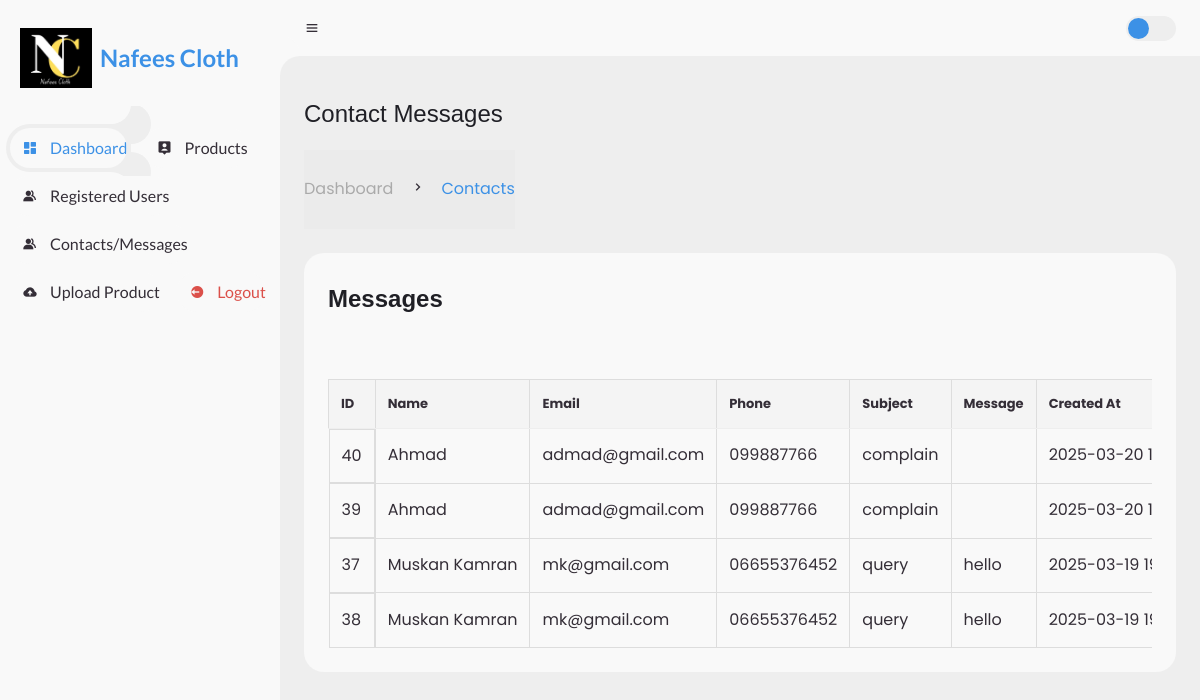
The page /nafees_cloth/admin/contact_details.php (signed in) on the database its author committed.
### tables this page shows
CREATE TABLE `contacts` (
  `id` int(11) NOT NULL,
  `name` varchar(255) NOT NULL,
  `email` varchar(255) NOT NULL,
  `phone` varchar(20) DEFAULT NULL,
  `subject` varchar(255) DEFAULT NULL,
  `message` text NOT NULL,
  `created_at` timestamp NOT NULL DEFAULT current_timestamp()
);

### nafees_cloth/admin/contact_details.php (the view, shortened to what this page needs)
<!DOCTYPE html>
<html lang="en">
<head>
	<link href='https://unpkg.com/boxicons@2.0.9/css/boxicons.min.css' rel='stylesheet'>
	<link rel="stylesheet" href="style.css">
	<link rel="stylesheet" href="css/home.css">
</head>
<body>
	<?php
	include("sidebar.php")
	?>
	<section id="content">
		<nav>
			<i class='bx bx-menu'></i>
			<form action="#">
				<div class="form-input">
				</div>
			</form>
			<label for="switch-mode" class="switch-mode"></label>
		</nav>
		<main>
			<div class="head-title">
				<div class="left">
					<h2>Contact Messages</h2>
					<ul class="breadcrumb">
						<li>
							<a href="#">Dashboard</a>
						</li>
						<li><i class='bx bx-chevron-right'></i></li>
						<li>
							<a class="active" href="#">Contacts</a>
						</li>
					</ul>
				</div>
			</div>
			<div class="table-data">
				<div class="order">
					<div class="head">
						<h3>Messages</h3>
					</div>
					<div class="table-container">
						<table>
							<thead>
								<tr>
									<th>ID</th>
									<th>Name</th>
									<th>Email</th>
									<th>Phone</th>
									<th>Subject</th>
									<th>Message</th>
									<th>Created At</th>
								</tr>
							</thead>
							<tbody>
								<?php
								$sql = "SELECT id, name, email, phone, subject, message, created_at FROM contacts ORDER BY created_at DESC";
								$result = mysqli_query($conn, $sql);
								while ($data = mysqli_fetch_array($result)) {
								?>
									<tr>
										<td><?php echo $data['id']; ?></td>
										<td><?php echo $data['name']; ?></td>
										<td><?php echo $data['email']; ?></td>
										<td><?php echo ($data['phone']) ? $data['phone'] : 'N/A'; ?></td>
										<td><?php echo ($data['subject']) ? $data['subject'] : 'N/A'; ?></td>
										<td><?php echo $data['message']; ?></td>
										<td><?php echo $data['created_at']; ?></td>
									</tr>
								<?php
								}
								?>
							</tbody>
						</table>
					</div>
				</div>
		</main>
	</section>
</body>
</html>

### nafees_cloth/admin/css/home.css (style rules this page uses)
* { margin: 0; padding: 0; box-sizing: border-box; }
table { width: 100%; border-collapse: collapse; margin-top: 20px; }
th, td { padding: 12px !important; border: 1px solid #ddd; text-align: left; white-space: nowrap; }
th { background-color: #f4f4f4; }
.table-container { overflow-x: auto; max-width: 100%; }
a { text-decoration: none; }
li { list-style: none; }
:root { --poppins: 'Poppins', sans-serif; --lato: 'Lato', sans-serif; --light: #F9F9F9; --blue: #3C91E6; --light-blue: #CFE8FF; --grey: #eee; --dark-grey: #AAAAAA; --dark: #342E37; --red: #DB504A; --yellow: #FFCE26; --light-yellow: #FFF2C6; --orange: #FD7238; --light-orange: #FFE0D3; }
html { overflow-x: hidden; }
body { background: var(--grey); overflow-x: hidden; }
#content { position: relative; width: calc(100% - 280px); left: 280px; transition: .3s ease; }
#content nav { height: 56px; background: var(--light); padding: 0 24px; display: flex; align-items: center; grid-gap: 24px; font-family: var(--lato); position: sticky; top: 0; left: 0; z-index: 1000; }
#content nav::before { content: ''; position: absolute; width: 40px; height: 40px; bottom: -40px; left: 0; border-radius: 50%; box-shadow: -20px -20px 0 var(--light); }
#content nav .bx.bx-menu { cursor: pointer; color: var(--dark); }
#content nav form { max-width: 400px; width: 100%; margin-right: auto; }
#content nav form .form-input { display: flex; align-items: center; height: 36px; }
#content nav .switch-mode { display: block; min-width: 50px; height: 25px; border-radius: 25px; background: var(--grey); cursor: pointer; position: relative; }
#content nav .switch-mode::before { content: ''; position: absolute; top: 2px; left: 2px; bottom: 2px; width: calc(25px - 4px); background: var(--blue); border-radius: 50%; transition: all .3s ease; }
#content main { width: 100%; padding: 36px 24px; font-family: var(--poppins); max-height: calc(100vh - 56px); overflow-y: auto; }
#content main .head-title { display: flex; align-items: center; justify-content: space-between; grid-gap: 16px; flex-wrap: wrap; }
#content main .head-title .left .breadcrumb { display: flex; align-items: center; grid-gap: 16px; }
#content main .head-title .left .breadcrumb li { color: var(--dark); }
#content main .head-title .left .breadcrumb li a { color: var(--dark-grey); pointer-events: none; }
#content main .head-title .left .breadcrumb li a.active { color: var(--blue); pointer-events: unset; }
#content main .table-data { display: flex; flex-wrap: wrap; grid-gap: 24px; margin-top: 24px; width: 100%; color: var(--dark); }
#content main .table-data>div { border-radius: 20px; background: var(--light); padding: 24px; overflow-x: auto; }
#content main .table-data .head { display: flex; align-items: center; grid-gap: 16px; margin-bottom: 24px; }
#content main .table-data .head h3 { margin-right: auto; font-size: 24px; font-weight: 600; }
#content main .table-data .order { flex-grow: 1; flex-basis: 500px; }
#content main .table-data .order table { width: 100%; border-collapse: collapse; }
#content main .table-data .order table th { padding-bottom: 12px; font-size: 13px; text-align: left; border-bottom: 1px solid var(--grey); }
#content main .table-data .order table td { padding: 16px 0; }
#content main .table-data .order table tr td:first-child { display: flex; align-items: center; grid-gap: 12px; padding-left: 6px; }

### rows shown on the page
contacts: id "40", name "Ahmad", email "admad@gmail.com", phone "099887766", subject "complain", created_at "2025-03-20…"
contacts: id "39", name "Ahmad", email "admad@gmail.com", phone "099887766", subject "complain", created_at "2025-03-20…"
contacts: id "37", name "Muskan Kamran", email "mk@gmail.com", phone "06655376452", subject "query", message "hello", created_at "2025-03-19…"
contacts: id "38", name "Muskan Kamran", email "mk@gmail.com", phone "06655376452", subject "query", message "hello", created_at "2025-03-19…"
